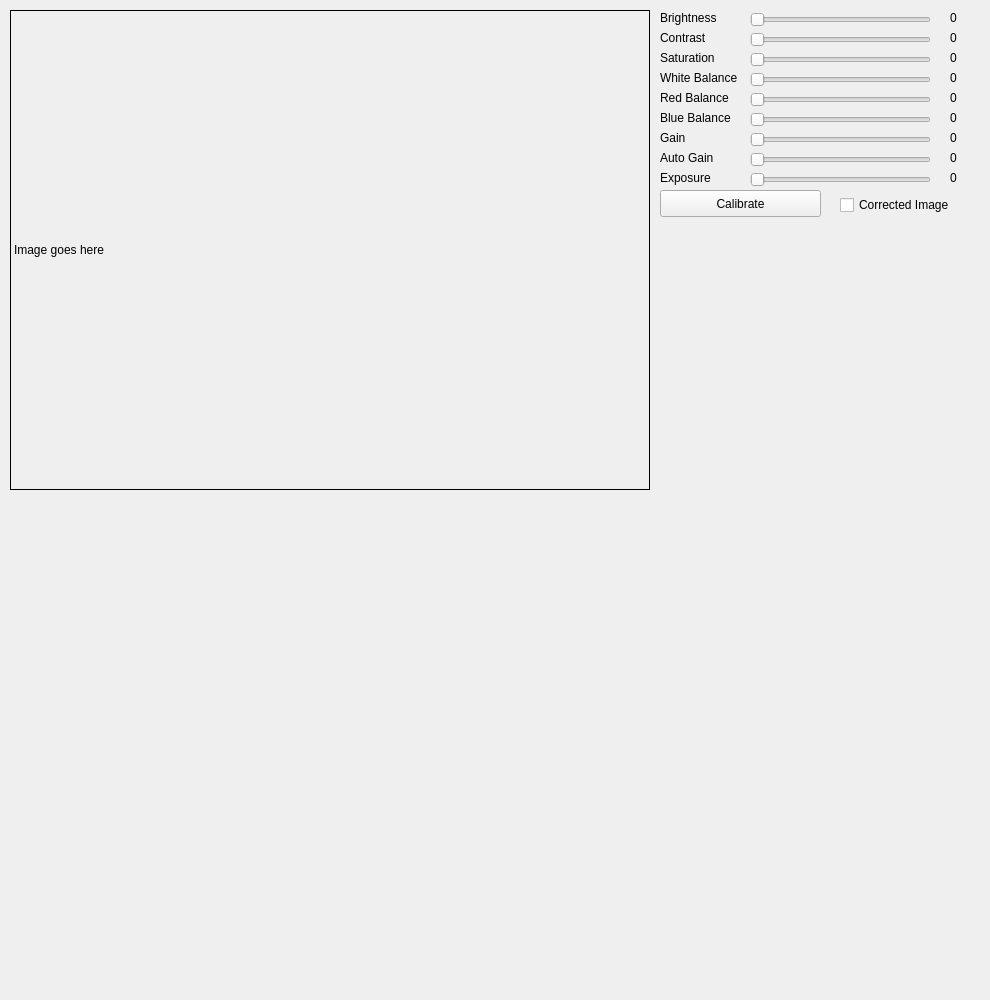
<?xml version="1.0" encoding="UTF-8"?>
<ui version="4.0">
 <class>TescoCamClass</class>
 <widget class="QWidget" name="TescoCamClass">
  <property name="geometry">
   <rect>
    <x>0</x>
    <y>0</y>
    <width>990</width>
    <height>1000</height>
   </rect>
  </property>
  <property name="windowTitle">
   <string>TescoCam</string>
  </property>
  <widget class="QLabel" name="imageHolder">
   <property name="geometry">
    <rect>
     <x>10</x>
     <y>10</y>
     <width>640</width>
     <height>480</height>
    </rect>
   </property>
   <property name="mouseTracking">
    <bool>true</bool>
   </property>
   <property name="frameShape">
    <enum>QFrame::Box</enum>
   </property>
   <property name="text">
    <string>Image goes here</string>
   </property>
  </widget>
  <widget class="QLabel" name="brightnessLabel">
   <property name="geometry">
    <rect>
     <x>660</x>
     <y>10</y>
     <width>61</width>
     <height>16</height>
    </rect>
   </property>
   <property name="text">
    <string>Brightness</string>
   </property>
  </widget>
  <widget class="QLabel" name="contrastLabel">
   <property name="geometry">
    <rect>
     <x>660</x>
     <y>30</y>
     <width>55</width>
     <height>15</height>
    </rect>
   </property>
   <property name="text">
    <string>Contrast</string>
   </property>
  </widget>
  <widget class="QLabel" name="saturationLabel">
   <property name="geometry">
    <rect>
     <x>660</x>
     <y>50</y>
     <width>61</width>
     <height>16</height>
    </rect>
   </property>
   <property name="text">
    <string>Saturation</string>
   </property>
  </widget>
  <widget class="QLabel" name="whiteBalLabel">
   <property name="geometry">
    <rect>
     <x>660</x>
     <y>70</y>
     <width>81</width>
     <height>16</height>
    </rect>
   </property>
   <property name="text">
    <string>White Balance</string>
   </property>
  </widget>
  <widget class="QLabel" name="redBalLabel">
   <property name="geometry">
    <rect>
     <x>660</x>
     <y>90</y>
     <width>71</width>
     <height>16</height>
    </rect>
   </property>
   <property name="text">
    <string>Red Balance</string>
   </property>
  </widget>
  <widget class="QLabel" name="blueBalLabel">
   <property name="geometry">
    <rect>
     <x>660</x>
     <y>110</y>
     <width>71</width>
     <height>16</height>
    </rect>
   </property>
   <property name="text">
    <string>Blue Balance</string>
   </property>
  </widget>
  <widget class="QLabel" name="gainLabel">
   <property name="geometry">
    <rect>
     <x>660</x>
     <y>130</y>
     <width>31</width>
     <height>16</height>
    </rect>
   </property>
   <property name="text">
    <string>Gain</string>
   </property>
  </widget>
  <widget class="QLabel" name="autoGainLabel">
   <property name="geometry">
    <rect>
     <x>660</x>
     <y>150</y>
     <width>55</width>
     <height>15</height>
    </rect>
   </property>
   <property name="text">
    <string>Auto Gain</string>
   </property>
  </widget>
  <widget class="QLabel" name="exposureLabel">
   <property name="geometry">
    <rect>
     <x>660</x>
     <y>170</y>
     <width>55</width>
     <height>15</height>
    </rect>
   </property>
   <property name="text">
    <string>Exposure</string>
   </property>
  </widget>
  <widget class="QLabel" name="brightnessVal">
   <property name="geometry">
    <rect>
     <x>950</x>
     <y>10</y>
     <width>55</width>
     <height>15</height>
    </rect>
   </property>
   <property name="text">
    <string>0</string>
   </property>
  </widget>
  <widget class="QLabel" name="contrastVal">
   <property name="geometry">
    <rect>
     <x>950</x>
     <y>30</y>
     <width>55</width>
     <height>15</height>
    </rect>
   </property>
   <property name="text">
    <string>0</string>
   </property>
  </widget>
  <widget class="QLabel" name="saturationVal">
   <property name="geometry">
    <rect>
     <x>950</x>
     <y>50</y>
     <width>55</width>
     <height>15</height>
    </rect>
   </property>
   <property name="text">
    <string>0</string>
   </property>
  </widget>
  <widget class="QLabel" name="whiteBalVal">
   <property name="geometry">
    <rect>
     <x>950</x>
     <y>70</y>
     <width>55</width>
     <height>15</height>
    </rect>
   </property>
   <property name="text">
    <string>0</string>
   </property>
  </widget>
  <widget class="QLabel" name="redBalVal">
   <property name="geometry">
    <rect>
     <x>950</x>
     <y>90</y>
     <width>55</width>
     <height>15</height>
    </rect>
   </property>
   <property name="text">
    <string>0</string>
   </property>
  </widget>
  <widget class="QLabel" name="blueBalVal">
   <property name="geometry">
    <rect>
     <x>950</x>
     <y>110</y>
     <width>55</width>
     <height>15</height>
    </rect>
   </property>
   <property name="text">
    <string>0</string>
   </property>
  </widget>
  <widget class="QLabel" name="gainVal">
   <property name="geometry">
    <rect>
     <x>950</x>
     <y>130</y>
     <width>55</width>
     <height>15</height>
    </rect>
   </property>
   <property name="text">
    <string>0</string>
   </property>
  </widget>
  <widget class="QLabel" name="autoGainVal">
   <property name="geometry">
    <rect>
     <x>950</x>
     <y>150</y>
     <width>55</width>
     <height>15</height>
    </rect>
   </property>
   <property name="text">
    <string>0</string>
   </property>
  </widget>
  <widget class="QLabel" name="exposureVal">
   <property name="geometry">
    <rect>
     <x>950</x>
     <y>170</y>
     <width>55</width>
     <height>15</height>
    </rect>
   </property>
   <property name="text">
    <string>0</string>
   </property>
  </widget>
  <widget class="QSlider" name="brightnessSlider">
   <property name="geometry">
    <rect>
     <x>750</x>
     <y>10</y>
     <width>181</width>
     <height>19</height>
    </rect>
   </property>
   <property name="orientation">
    <enum>Qt::Horizontal</enum>
   </property>
  </widget>
  <widget class="QSlider" name="contrastSlider">
   <property name="geometry">
    <rect>
     <x>750</x>
     <y>30</y>
     <width>181</width>
     <height>20</height>
    </rect>
   </property>
   <property name="orientation">
    <enum>Qt::Horizontal</enum>
   </property>
  </widget>
  <widget class="QSlider" name="whiteBalSlider">
   <property name="geometry">
    <rect>
     <x>750</x>
     <y>70</y>
     <width>181</width>
     <height>19</height>
    </rect>
   </property>
   <property name="orientation">
    <enum>Qt::Horizontal</enum>
   </property>
  </widget>
  <widget class="QSlider" name="redBalSlider">
   <property name="geometry">
    <rect>
     <x>750</x>
     <y>90</y>
     <width>181</width>
     <height>19</height>
    </rect>
   </property>
   <property name="orientation">
    <enum>Qt::Horizontal</enum>
   </property>
  </widget>
  <widget class="QSlider" name="blueBalSlider">
   <property name="geometry">
    <rect>
     <x>750</x>
     <y>110</y>
     <width>181</width>
     <height>19</height>
    </rect>
   </property>
   <property name="orientation">
    <enum>Qt::Horizontal</enum>
   </property>
  </widget>
  <widget class="QSlider" name="gainSlider">
   <property name="geometry">
    <rect>
     <x>750</x>
     <y>130</y>
     <width>181</width>
     <height>19</height>
    </rect>
   </property>
   <property name="orientation">
    <enum>Qt::Horizontal</enum>
   </property>
  </widget>
  <widget class="QSlider" name="autoGainSlider">
   <property name="geometry">
    <rect>
     <x>750</x>
     <y>150</y>
     <width>181</width>
     <height>19</height>
    </rect>
   </property>
   <property name="orientation">
    <enum>Qt::Horizontal</enum>
   </property>
  </widget>
  <widget class="QSlider" name="exposureSlider">
   <property name="geometry">
    <rect>
     <x>750</x>
     <y>170</y>
     <width>181</width>
     <height>19</height>
    </rect>
   </property>
   <property name="orientation">
    <enum>Qt::Horizontal</enum>
   </property>
  </widget>
  <widget class="QSlider" name="saturationSlider">
   <property name="geometry">
    <rect>
     <x>750</x>
     <y>50</y>
     <width>181</width>
     <height>19</height>
    </rect>
   </property>
   <property name="orientation">
    <enum>Qt::Horizontal</enum>
   </property>
  </widget>
  <widget class="QPushButton" name="calibrateButton">
   <property name="geometry">
    <rect>
     <x>660</x>
     <y>190</y>
     <width>161</width>
     <height>27</height>
    </rect>
   </property>
   <property name="text">
    <string>Calibrate</string>
   </property>
  </widget>
  <widget class="QCheckBox" name="correctedCheckBox">
   <property name="geometry">
    <rect>
     <x>840</x>
     <y>195</y>
     <width>121</width>
     <height>20</height>
    </rect>
   </property>
   <property name="text">
    <string>Corrected Image</string>
   </property>
  </widget>
  <widget class="QWidget" name="horizontalLayoutWidget">
   <property name="geometry">
    <rect>
     <x>10</x>
     <y>500</y>
     <width>641</width>
     <height>491</height>
    </rect>
   </property>
   <layout class="QHBoxLayout" name="glHorizontalLayout">
    <property name="sizeConstraint">
     <enum>QLayout::SetDefaultConstraint</enum>
    </property>
   </layout>
  </widget>
 </widget>
 <layoutdefault spacing="6" margin="11"/>
 <resources/>
 <connections/>
</ui>
